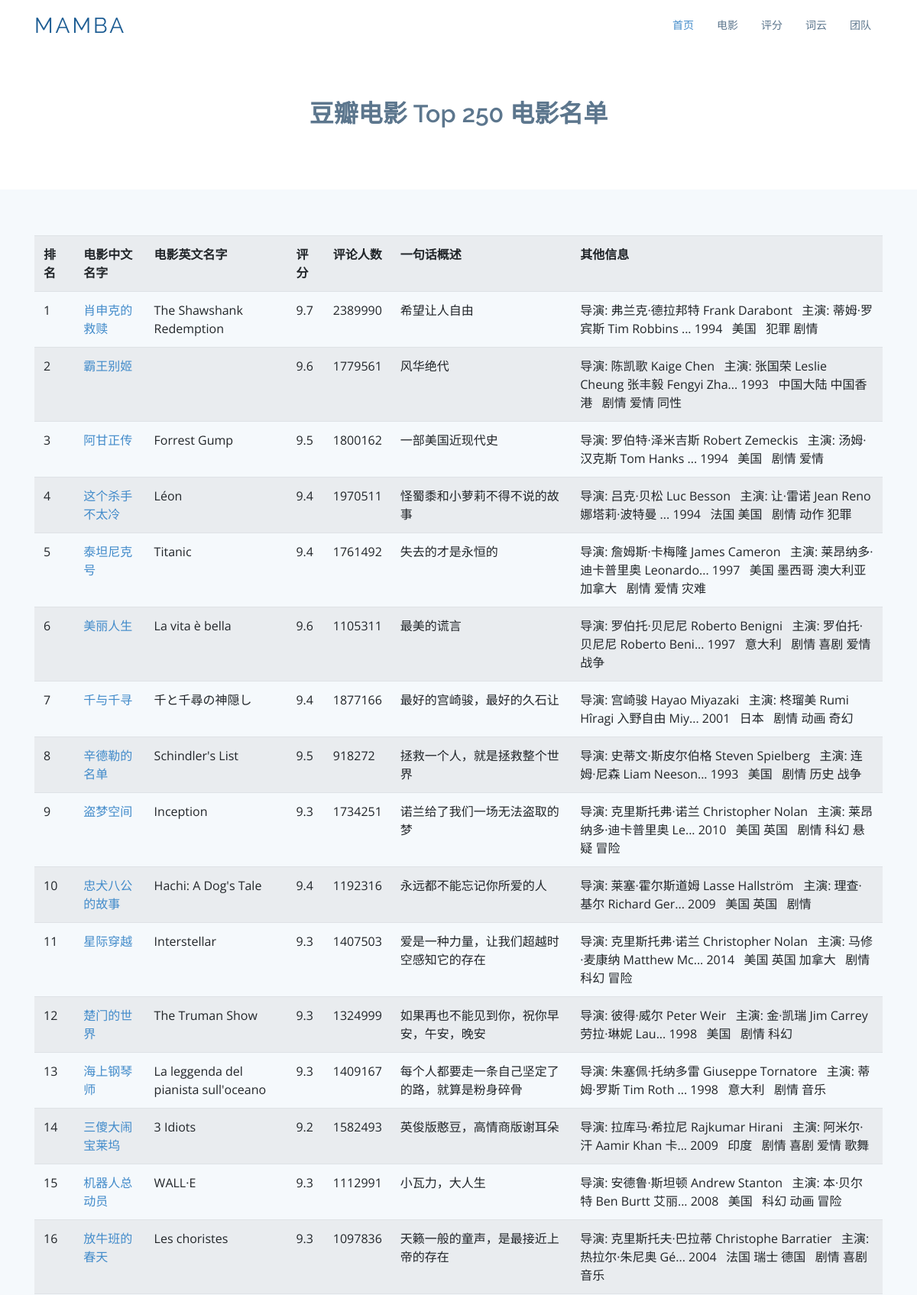
The page /movie (upper part) on the database its author committed.
### tables this page shows
CREATE TABLE movie250
        (
        id integer primary key autoincrement,
        info_link text,
        pic_link text,
        cname varchar,
        ename varchar,
        score numeric,
        rated numeric,
        instroduction text,
        info text
        );

### web.py (the view)
@app.route('/movie')
def movie():
    datalist = []
    con = sqlite3.connect("movie.db")
    cur = con.cursor()
    sql = "select * from movie250"
    data = cur.execute(sql)
    for item in data:
        datalist.append(item)
    cur.close()
    con.close()
    return render_template("movie.html", datalist=datalist)

### templates/movie.html (shortened to what this page needs)
<!DOCTYPE html>
<html lang="zh_CN">
<head>
  <link href="static/assets/vendor/bootstrap/css/bootstrap.min.css" rel="stylesheet">
  <link href="static/assets/vendor/icofont/icofont.min.css" rel="stylesheet">
  <link href="static/assets/vendor/boxicons/css/boxicons.min.css" rel="stylesheet">
  <link href="static/assets/vendor/animate.css/animate.min.css" rel="stylesheet">
  <link href="static/assets/vendor/venobox/venobox.css" rel="stylesheet">
  <link href="static/assets/vendor/aos/aos.css" rel="stylesheet">
  <link href="static/assets/css/style.css" rel="stylesheet">
</head>
<body>
  <header id="header">
    <div class="container">
      <div class="logo float-left">
        <h1 class="text-light"><a href="index.html"><span>Mamba</span></a></h1>
      </div>
      <nav class="nav-menu float-right d-none d-lg-block">
        <ul>
          <li class="active"><a href="/index">首页</a></li>
          <li><a href="/movie">电影</a></li>
          <li><a href="/score">评分</a></li>
          <li><a href="/word">词云</a></li>
          <li><a href="/team">团队</a></li>
        </ul>
      </nav>
    </div>
  </header>
  <main id="main">
   <section id="team" class="team">
      <div class="container">
        <div class="section-title">
          <h2>豆瓣电影 Top 250 电影名单</h2>
        </div>
      </div>
    </section>
    <section class="counts section-bg">
      <div class="container">
          <table class="table table-striped table table-hover">
              <tr>
                  <th>排名</th>
                  <th>电影中文名字</th>
                  <th>电影英文名字</th>
                  <th>评分</th>
                  <th>评论人数</th>
                  <th>一句话概述</th>
                  <th>其他信息</th>
              </tr>
              {% for movie in datalist %}
                  <tr>
                      <td>{{ movie[0] }}</td>
                      <td>
                          <a href="{{ movie[1] }}" target="_blank">{{ movie[3] }}</a>
                      </td>
                      <td>{{ movie[4] }}</td>
                      <td>{{ movie[5] }}</td>
                      <td>{{ movie[6] }}</td>
                      <td>{{ movie[7] }}</td>
                      <td>{{ movie[8] }}</td>
                  </tr>
              {% endfor %}
          </table>
      </div>
    </section>
  </main>
</body>
</html>

### static/assets/css/style.css (style rules this page uses)
body { font-family: "Open Sans", sans-serif; color: #444; }
a { color: #428bca; }
h1, h2, h3, h4, h5, h6, .font-primary { font-family: "Raleway", sans-serif; }
#header { height: 70px; transition: all 0.5s; transition: all 0.5s; padding: 10px 0; background: #fff; z-index: 997; }
#header .logo h1 { font-size: 28px; margin: 0; padding: 10px 0; line-height: 1; font-weight: 400; letter-spacing: 3px; text-transform: uppercase; }
#header .logo h1 a, #header .logo h1 a:hover { color: #1c5c93; text-decoration: none; }
.nav-menu, .nav-menu * { margin: 0; padding: 0; list-style: none; }
.nav-menu > ul > li { position: relative; white-space: nowrap; float: left; }
.nav-menu a { display: block; position: relative; color: #5c768d; padding: 12px 15px; transition: 0.3s; font-size: 14px; font-family: "Open Sans", sans-serif; }
.nav-menu a:hover, .nav-menu .active > a, .nav-menu li:hover > a { color: #428bca; text-decoration: none; }
.mobile-nav { position: fixed; top: 0; bottom: 0; z-index: 9999; overflow-y: auto; left: -260px; width: 260px; padding-top: 18px; background: #1f3548; transition: 0.4s; }
.mobile-nav * { margin: 0; padding: 0; list-style: none; }
.mobile-nav a { display: block; position: relative; color: #e3f0fc; padding: 10px 20px; font-weight: 500; }
.mobile-nav a:hover, .mobile-nav .active > a, .mobile-nav li:hover > a { color: #9eccf4; text-decoration: none; }
section { padding: 60px 0; }
.section-bg { background-color: #f5f9fc; }
.section-title { text-align: center; padding-bottom: 30px; }
.section-title h2 { font-size: 32px; font-weight: 600; margin-bottom: 20px; padding-bottom: 0; color: #5c768d; }
.counts { padding-bottom: 30px; }
.team { background: #fff; padding: 60px 0 30px 0; }

### rows shown on the page
movie250: id "1", cname "肖申克的救赎", ename "The Shawshank Redemption", score "9.7", rated "2389990", instroduction "希望让人自由", info "导演: 弗兰克·德拉邦特 Frank Darabont 主演: 蒂姆·罗宾斯 Tim Robbins ... 1994 美国 犯罪 剧情"
movie250: id "2", cname "霸王别姬", score "9.6", rated "1779561", instroduction "风华绝代", info "导演: 陈凯歌 Kaige Chen 主演: 张国荣 Leslie Cheung 张丰毅 Fengyi Zha... 1993 中国大陆 中国香港 剧情 爱情 同性"
movie250: id "3", cname "阿甘正传", ename "Forrest Gump", score "9.5", rated "1800162", instroduction "一部美国近现代史", info "导演: 罗伯特·泽米吉斯 Robert Zemeckis 主演: 汤姆·汉克斯 Tom Hanks ... 1994 美国 剧情 爱情"
movie250: id "4", cname "这个杀手不太冷", ename "Léon", score "9.4", rated "1970511", instroduction "怪蜀黍和小萝莉不得不说的故事", info "导演: 吕克·贝松 Luc Besson 主演: 让·雷诺 Jean Reno 娜塔莉·波特曼 ... 1994 法国 美国 剧情 动作 犯罪"
movie250: id "5", cname "泰坦尼克号", ename "Titanic", score "9.4", rated "1761492", instroduction "失去的才是永恒的", info "导演: 詹姆斯·卡梅隆 James Cameron 主演: 莱昂纳多·迪卡普里奥 Leonardo... 1997 美国 墨西哥 澳大利亚 加拿大 剧情 爱情 灾难"
movie250: id "6", cname "美丽人生", ename "La vita è bella", score "9.6", rated "1105311", instroduction "最美的谎言", info "导演: 罗伯托·贝尼尼 Roberto Benigni 主演: 罗伯托·贝尼尼 Roberto Beni... 1997 意大利 剧情 喜剧 爱情 战争"
movie250: id "7", cname "千与千寻", ename "千と千尋の神隠し", score "9.4", rated "1877166", instroduction "最好的宫崎骏，最好的久石让", info "导演: 宫崎骏 Hayao Miyazaki 主演: 柊瑠美 Rumi Hîragi 入野自由 Miy... 2001 日本 剧情 动画 奇幻"
movie250: id "8", cname "辛德勒的名单", ename "Schindler's List", score "9.5", rated "918272", instroduction "拯救一个人，就是拯救整个世界", info "导演: 史蒂文·斯皮尔伯格 Steven Spielberg 主演: 连姆·尼森 Liam Neeson... 1993 美国 剧情 历史 战争"
movie250: id "9", cname "盗梦空间", ename "Inception", score "9.3", rated "1734251", instroduction "诺兰给了我们一场无法盗取的梦", info "导演: 克里斯托弗·诺兰 Christopher Nolan 主演: 莱昂纳多·迪卡普里奥 Le... 2010 美国 英国 剧情 科幻 悬疑 冒险"
movie250: id "10", cname "忠犬八公的故事", ename "Hachi: A Dog's Tale", score "9.4", rated "1192316", instroduction "永远都不能忘记你所爱的人", info "导演: 莱塞·霍尔斯道姆 Lasse Hallström 主演: 理查·基尔 Richard Ger... 2009 美国 英国 剧情"
movie250: id "11", cname "星际穿越", ename "Interstellar", score "9.3", rated "1407503", instroduction "爱是一种力量，让我们超越时空感知它的存在", info "导演: 克里斯托弗·诺兰 Christopher Nolan 主演: 马修·麦康纳 Matthew Mc... 2014 美国 英国 加拿大 剧情 科幻 冒险"
movie250: id "12", cname "楚门的世界", ename "The Truman Show", score "9.3", rated "1324999", instroduction "如果再也不能见到你，祝你早安，午安，晚安", info "导演: 彼得·威尔 Peter Weir 主演: 金·凯瑞 Jim Carrey 劳拉·琳妮 Lau... 1998 美国 剧情 科幻"
movie250: id "13", cname "海上钢琴师", ename "La leggenda del pianista sull'oceano", score "9.3", rated "1409167", instroduction "每个人都要走一条自己坚定了的路，就算是粉身碎骨", info "导演: 朱塞佩·托纳多雷 Giuseppe Tornatore 主演: 蒂姆·罗斯 Tim Roth ... 1998 意大利 剧情 音乐"
movie250: id "14", cname "三傻大闹宝莱坞", ename "3 Idiots", score "9.2", rated "1582493", instroduction "英俊版憨豆，高情商版谢耳朵", info "导演: 拉库马·希拉尼 Rajkumar Hirani 主演: 阿米尔·汗 Aamir Khan 卡... 2009 印度 剧情 喜剧 爱情 歌舞"
movie250: id "15", cname "机器人总动员", ename "WALL·E", score "9.3", rated "1112991", instroduction "小瓦力，大人生", info "导演: 安德鲁·斯坦顿 Andrew Stanton 主演: 本·贝尔特 Ben Burtt 艾丽... 2008 美国 科幻 动画 冒险"
movie250: id "16", cname "放牛班的春天", ename "Les choristes", score "9.3", rated "1097836", instroduction "天籁一般的童声，是最接近上帝的存在", info "导演: 克里斯托夫·巴拉蒂 Christophe Barratier 主演: 热拉尔·朱尼奥 Gé... 2004 法国 瑞士 德国 剧情 喜剧 音乐"
